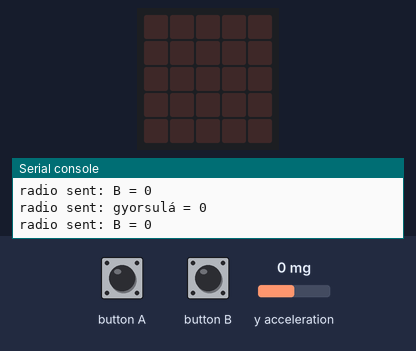
The program below on a simulated BBC micro:bit (MakeCode). Shown: the board's 5×5 LED display, the last lines printed to the serial console. The test bench sets the inputs (shaded band); at power-on: y acceleration 0 mg. No radio messages arrive unless stated (any console line starting 'radio sent:' is added by the test bench).

Above: at 1.2 s.
1.3 s: button A pressed for 0.15 s
At 2.2 s:
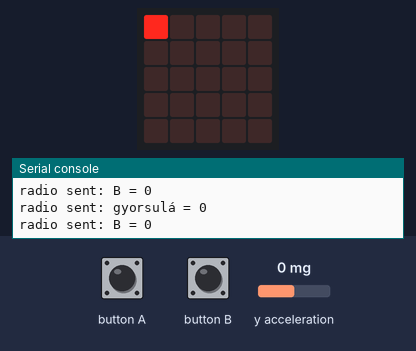
2.9 s: button B pressed for 0.15 s
At 2.98 s:
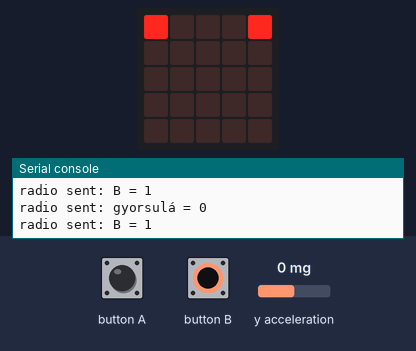
7.5 s: button B pressed for 3.2 s
Timing chart, 0 to 10.5 s (numbered marks = the images above; inputs shaded):
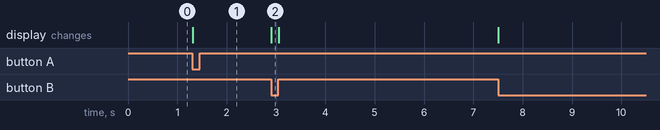

Measured:
- after the input at 1.3 s, the display: changes at once (image 1)
- after the input at 2.9 s, the display: changes at once (image 2)

The program:

main.ts
```typescript
radio.setGroup(1)
basic.forever(function () {
    radio.sendValue("gyorsulás", input.acceleration(Dimension.Y))
    if (input.buttonIsPressed(Button.A)) {
        radio.sendValue("A", 1)
        led.plot(0, 0)
    } else if (false) {
        radio.sendValue("A", 0)
        led.unplot(0, 0)
    }
    if (input.buttonIsPressed(Button.B)) {
        radio.sendValue("B", 1)
        led.plot(4, 0)
    } else {
        radio.sendValue("B", 0)
        led.unplot(4, 0)
    }
})
```

test.ts
```typescript
// ide kerülnek a tesztek; a rendszer ezt nem kompilálja, ha a csomagot bővítményként használják.
```
